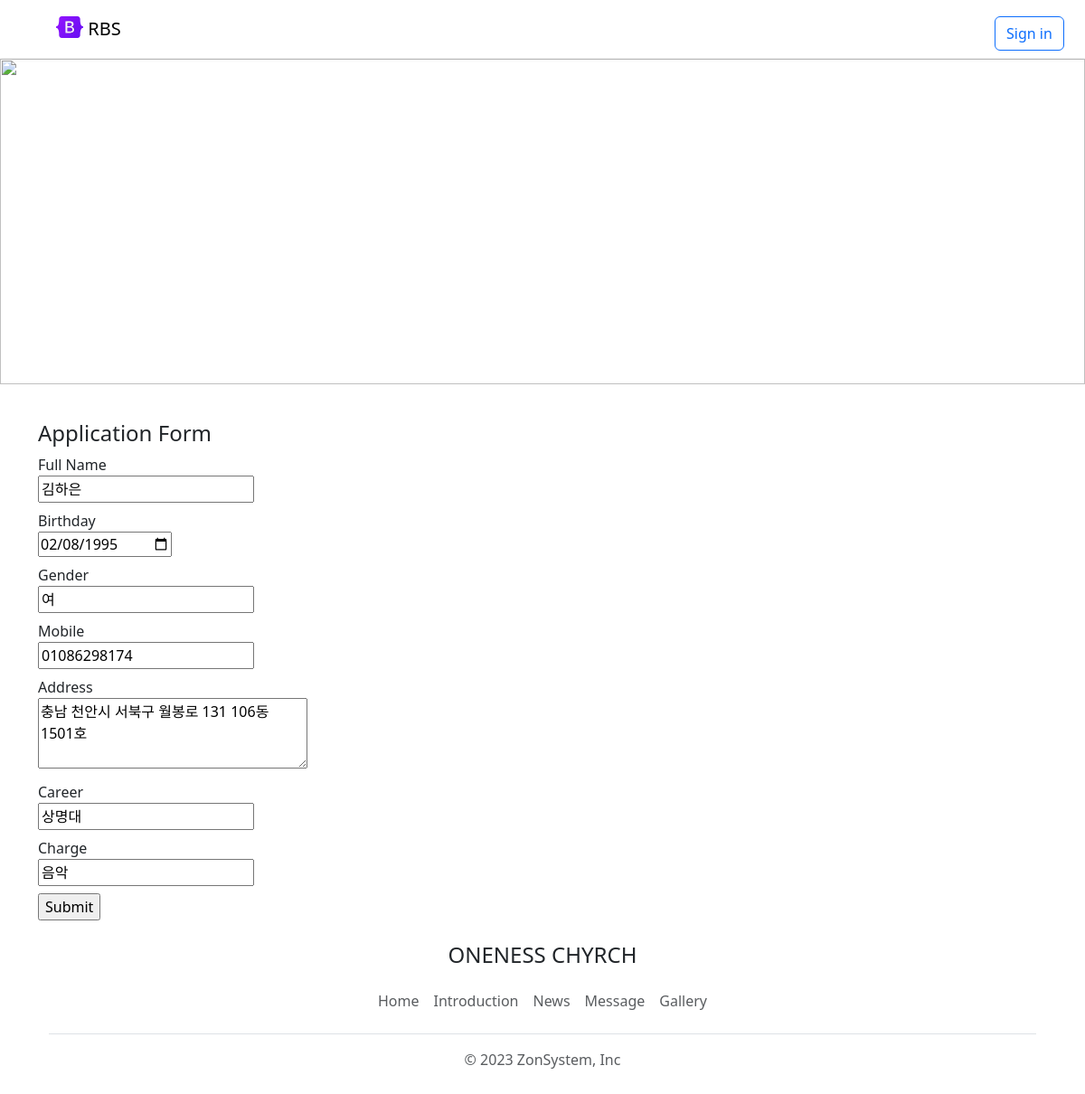
The app's page /update/김하은 with its own data.
### tables this page shows
CREATE TABLE "teacher" (
	"id"	INTEGER NOT NULL UNIQUE,
	"name"	TEXT NOT NULL,
	"gender"	TEXT,
	"birthday"	TEXT,
	"mobile"	TEXT NOT NULL,
	"address"	TEXT,
	"career"	TEXT,
	"charge"	TEXT,
	PRIMARY KEY("id" AUTOINCREMENT)
);

### app.py (the view)
@app.route('/update/<t_name>')
def update(t_name):
  teacher = db.select_teacher(t_name)
  teacher = list(teacher[0])
  return render_template('application_submitted.html',
                         application=teacher,
                         info='update')

### database.py (called while the page is built)
def select_teacher(t_name):
    result = c.execute(f'SELECT * FROM teacher WHERE name="{t_name}"')
    teacher_data = result.fetchall()
    return teacher_data

### templates/application_submitted.html (shortened to what this page needs)
<!DOCTYPE html>
<html lang="en">
<head>
  {% include 'bootstrap.html' %}
</head>
<body>
  {% include 'nav.html' %}
  {% include 'banner.html' %}
  <div class="container">
    <h4>Application Form</h4>
    <form action="/apply/{{info}}" method="POST">
      <div class="mb-2">
        <label for="">Full Name</label><br>
        <input type="text" required name="name" value="{{application[1]}}">
      </div>
      <div class="mb-2">
        <label for="">Birthday</label><br>
        <input type="date" name="birthday" value="{{application[3]}}">
      </div>
      <div class="mb-2">
        <label for="">Gender</label><br>
        <input type="text" name="gender" value="{{application[2]}}">
      </div>
      <div class="mb-2">
        <label for="">Mobile</label><br>
        <input type="number" required name="mobile" value="{{application[4]}}">
      </div>
      <div class="mb-2">
        <label for="">Address</label><br>
        <textarea cols="30" rows="3" name="address">{{application[5]}}</textarea>
      </div>
       <div class="mb-2">
        <label for="">Career</label><br>
        <input type="text" required name="career" value="{{application[6]}}">
      </div>
       <div class="mb-2">
        <label for="">Charge</label><br>
        <input type="text" required name="charge" value="{{application[7]}}">
      </div>
      <div>
        <input type="submit">
      </div>
    </form>
  {% include 'footer.html' %}
</body>
</html>

### records on screen
teacher: name "김하은", birthday "02/08/1995", gender "여", mobile "01086298174", address "충남 천안시 서북구 월봉로 131 106동 1501호", career "상명대", charge "음악"
